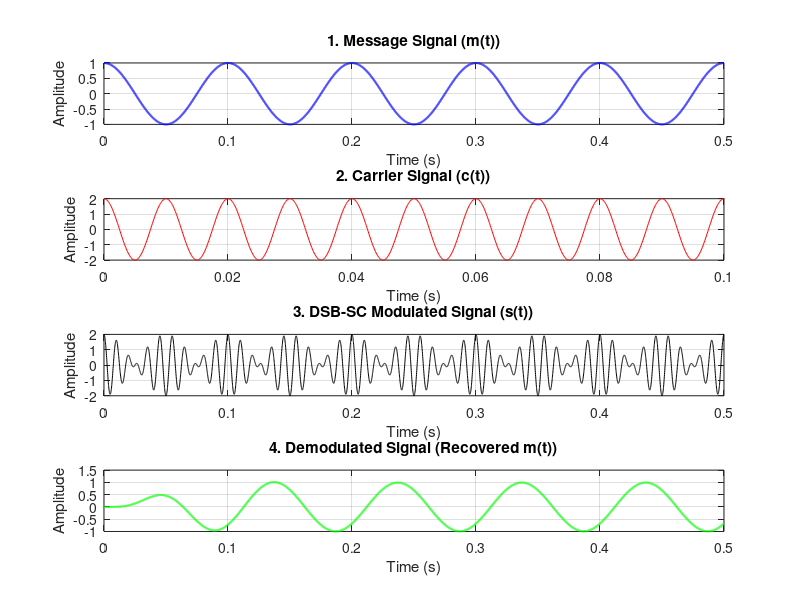

Reproduce this figure in MATLAB. (Note: this script raises an error after producing the figure.)
% =========================================================================
% Project Title: DSB-SC Modulation and Coherent Demodulation Simulation
% Author: Muhitul-Alam
% Description: This script simulates the generation, transmission, and 
%              coherent detection of a DSB-SC signal using a low-pass filter.
% =========================================================================

clear; clc; close all;

%% Parameters
Fs = 10000;               % Sampling frequency (Hz)
t = 0:1/Fs:0.5;           % Time vector (0.5 seconds)
Am = 1;                   % Amplitude of message signal
Ac = 2;                   % Amplitude of carrier signal
fm = 10;                  % Frequency of message signal (Hz)
fc = 100;                 % Frequency of carrier signal (Hz)

%% 1. Signal Generation
message = Am * cos(2*pi*fm*t);  % Message (Modulating) Signal
carrier = Ac * cos(2*pi*fc*t);  % Carrier Signal

%% 2. DSB-SC Modulation
% Modulated Signal s(t) = m(t) * c(t)
modulated = message .* carrier;

%% 3. Coherent Demodulation
% Multiply the received signal by a local carrier
mixed = modulated .* cos(2*pi*fc*t);

% Design a Low-Pass Butterworth Filter to extract the message
[b, a] = butter(5, (2*fm*1.5)/Fs); % Cutoff slightly above message frequency
demodulated = filter(b, a, mixed);

% Scale the demodulated signal to match original amplitude tracking
demodulated = demodulated * (2 / Ac); 

%% 4. Plotting the Results
figure('Name', 'DSB-SC Modulation & Demodulation', 'NumberTitle', 'off');

% Message Signal
subplot(4,1,1);
plot(t, message, 'b', 'LineWidth', 1.5);
title('1. Message Signal (m(t))');
xlabel('Time (s)'); ylabel('Amplitude');
grid on;

% Carrier Signal
subplot(4,1,2);
plot(t, carrier, 'r');
title('2. Carrier Signal (c(t))');
xlabel('Time (s)'); ylabel('Amplitude');
xlim([0 0.1]); % Zoomed in to see carrier oscillations
grid on;

% Modulated Signal
subplot(4,1,3);
plot(t, modulated, 'k');
title('3. DSB-SC Modulated Signal (s(t))');
xlabel('Time (s)'); ylabel('Amplitude');
grid on;

% Demodulated Signal
subplot(4,1,4);
plot(t, demodulated, 'g', 'LineWidth', 1.5);
title('4. Demodulated Signal (Recovered m(t))');
xlabel('Time (s)'); ylabel('Amplitude');
grid on;

% Adjust layout
sgtitle('DSB-SC Communication System Simulation');
